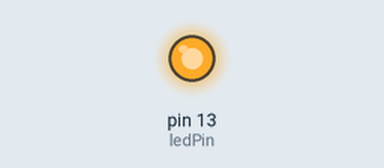
Bench run of a sketch on a simulated Teensy 4. On the bench: output pins drawn as LEDs (lit = HIGH).

Above: at 0.1 s.
At 1.1 s:
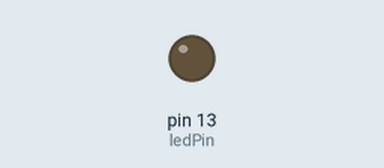
Timing chart, 0 to 2.6 s (numbered marks = the images above):
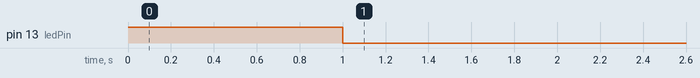

The sketch:

MIDITestWithTeeny.ino
```cpp
// USB MIDI receive example, Note on/off -> LED on/off
// contributed by Alessandro Fasan

int ledPin = 13;

void OnNoteOn(byte channel, byte note, byte velocity)
{
  digitalWrite(ledPin, HIGH);
}

void OnNoteOff(byte channel, byte note, byte velocity)
{
  digitalWrite(ledPin, LOW);
}

void setup()
{
  pinMode(ledPin, OUTPUT);
  usbMIDI.setHandleNoteOff(OnNoteOff);
  usbMIDI.setHandleNoteOn(OnNoteOn) ;
  digitalWrite(ledPin, HIGH);
  delay(1000);
  digitalWrite(ledPin, LOW);
  delay(1000);
}

void loop()
{
  usbMIDI.read();
  usbMIDI.sendNoteOn(61, 99, 1);
  delay(100);
  usbMIDI.sendNoteOff(61, 99, 1);
}
```
